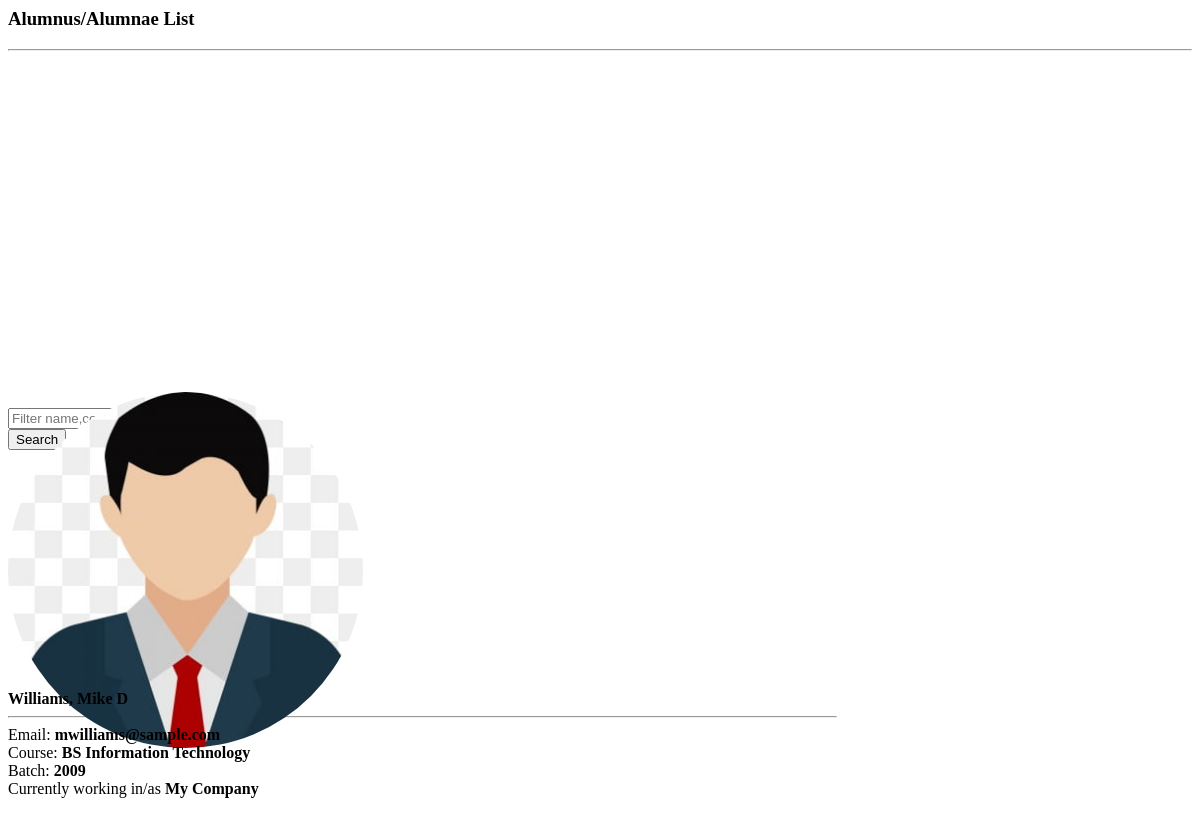
The app's page /alumni_list.php, older data.
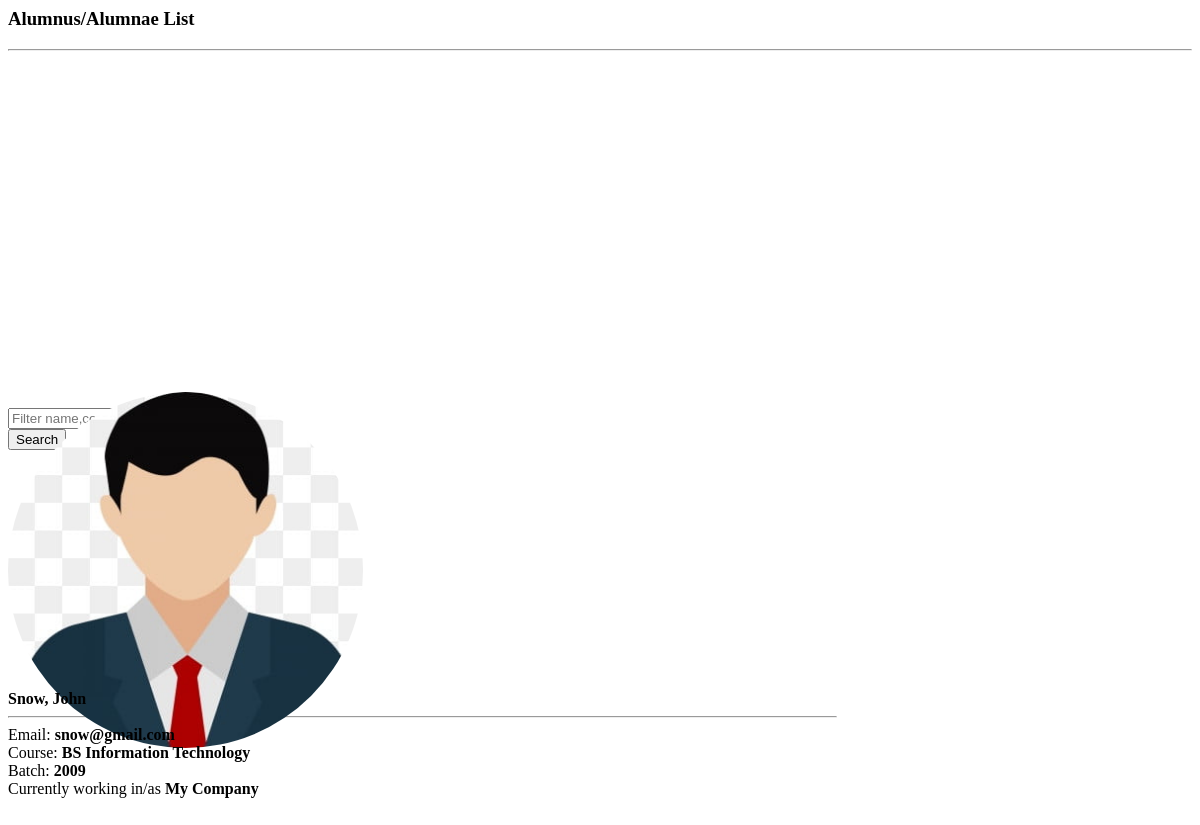
The same page, newer data.
### tables this page shows
CREATE TABLE `alumnus_bio` (
  `id` int(30) NOT NULL,
  `user_id` int(30) NOT NULL,
  `firstname` varchar(200) NOT NULL,
  `middlename` varchar(200) NOT NULL,
  `lastname` varchar(200) NOT NULL,
  `gender` varchar(10) NOT NULL,
  `batch` year(4) NOT NULL,
  `course_id` int(30) NOT NULL,
  `email` varchar(250) NOT NULL,
  `connected_to` text NOT NULL,
  `avatar` text NOT NULL,
  `status` enum('ACTIVE','INACTIVE') NOT NULL,
  `date_created` date NOT NULL DEFAULT current_timestamp()
);

CREATE TABLE `courses` (
  `id` int(30) NOT NULL,
  `course` text NOT NULL,
  `about` text NOT NULL
);

### alumni_list.php (the view, shortened to what this page needs)
<?php
include 'admin/db_connect.php';
?>
<header class="masthead">
    <div class="container-fluid h-100">
        <div class="row h-100 align-items-center justify-content-center text-center">
            <div class="col-lg-8 align-self-end mb-4 page-title">
                <h3 class="text-white">Alumnus/Alumnae List</h3>
                <hr class="divider my-4"/>
            </div>
        </div>
    </div>
</header>
<div class="container">
    <div class="card mb-4 mt-4">
        <div class="card-body">
            <div class="row">
                <div class="col-md-8">
                    <div class="input-group mb-3">
                    </div>
                </div>
                <div class="col-md-4">
                    <button class="btn btn-primary btn-block btn-sm" id="search">Search</button>
                </div>
            </div>
        </div>
    </div>
</div>
<div class="container-fluid mt-3 pt-2">
    <div class="row-items">
        <div class="col-lg-12">
            <div class="row">
                <?php
                $fpath = 'admin/assets/uploads';
                $alumni = $conn->query("SELECT a.*,c.course,Concat(a.lastname,', ',a.firstname,' ',a.middlename) as name from alumnus_bio a inner join courses c on c.id = a.course_id order by Concat(a.lastname,', ',a.firstname,' ',a.middlename) asc");
                while ($row = $alumni->fetch_assoc()):
                    ?>
                    <div class="col-md-4 item">
                        <div class="card alumni-list" data-id="<?php echo $row['id'] ?>">
                            <div class="alumni-img" card-img-top>
                                <img src="<?php echo $fpath.'/'.$row['avatar'] ?>" alt="">
                            </div>
                            <div class="card-body">
                                <div class="row align-items-center h-100">
                                    <div class="">
                                        <div>
                                            <p class="filter-txt"><b><?php echo $row['name'] ?></b></p>
                                            <hr class="divider w-100" style="max-width: calc(100%)">
                                            <p class="filter-txt">Email: <b><?php echo $row['email'] ?></b></p>
                                            <p class="filter-txt">Course: <b><?php echo $row['course'] ?></b></p>
                                            <p class="filter-txt">Batch: <b><?php echo $row['batch'] ?></b></p>
                                            <p class="filter-txt">Currently working in/as
                                                <b><?php echo $row['connected_to'] ?></b></p>
                                            <br>
                                        </div>
                                    </div>
                                </div>
                            </div>
                        </div>
                        <br>
                    </div>
                <?php endwhile; ?>
            </div>
        </div>
    </div>
</div>

Row changes from the older to the newer data that the page shows:
changed alumnus_bio "My Company": name "Williams, Mike D" → "Snow, John"; email "mwilliams@sample.com" → "snow@gmail.com"
